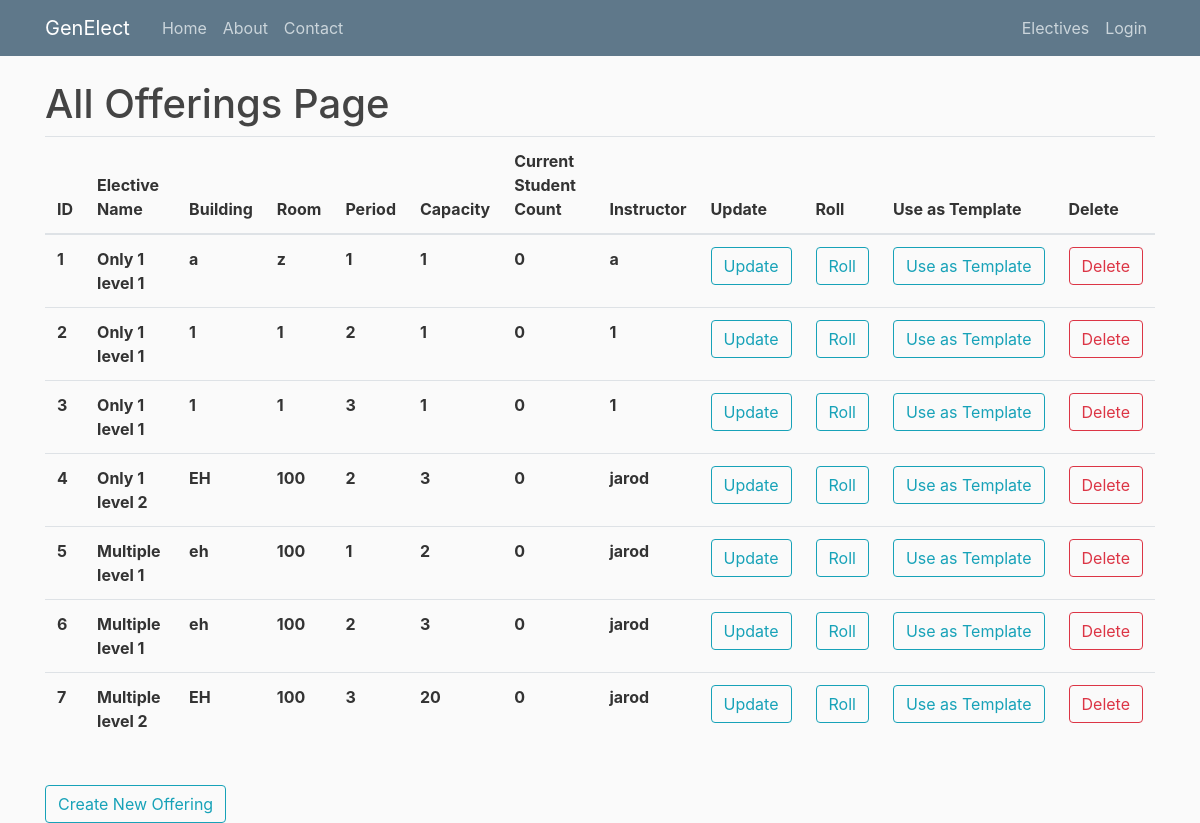
Page /allofferings on the earlier database version.
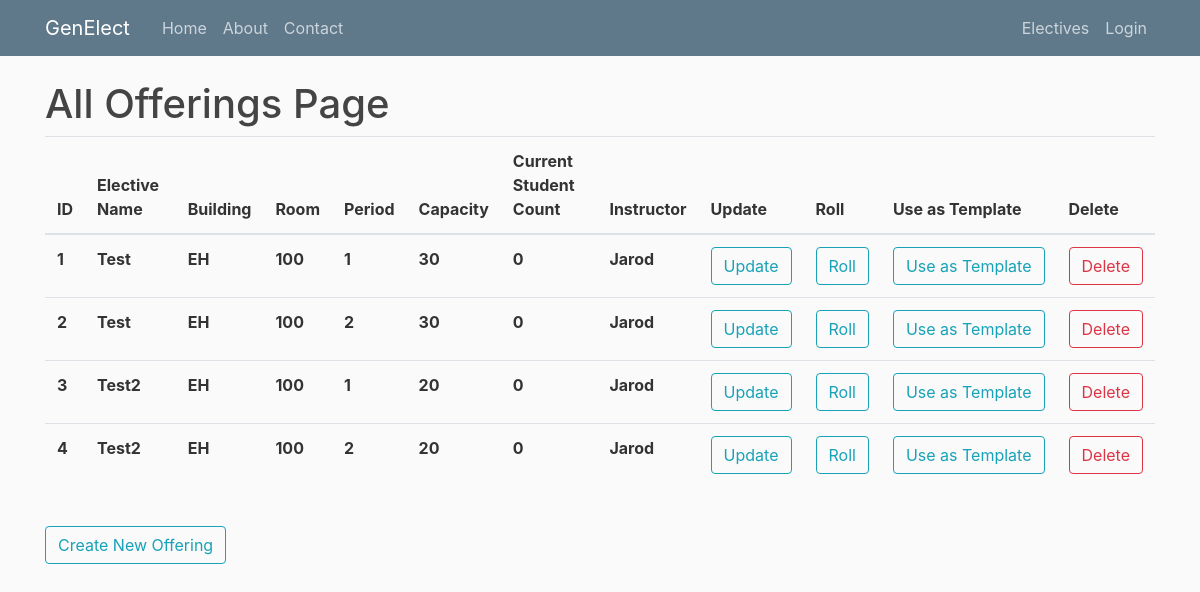
Same page on the later database version.
### genElect/models.py (models this page shows)
class Base(db.Model):
    __abstract__ = True
    id = db.Column(db.Integer, primary_key=True, autoincrement=True)
    date_created = db.Column(db.DateTime, default=db.func.current_timestamp())
    date_modified = db.Column(db.DateTime, default=db.func.current_timestamp(),
            onupdate=db.func.current_timestamp())

class Offerings(Base):
    __tablename__ = 'offerings'
    day = db.Column(db.Date)
    period_start = db.Column(db.Integer)
    period_length = db.Column(db.Integer)
    building = db.Column(db.String(100))
    room = db.Column(db.String(100))
    instructor = db.Column(db.String(100))
    current_count = db.Column(db.Integer)
    capacity = db.Column(db.Integer)
    elective_id = db.Column(db.Integer, db.ForeignKey('electives.id'), nullable=False)
    registrations = db.relationship('Registrations', backref='offering', lazy=True)

class Electives(Base):
    __tablename__ = 'electives'
    name = db.Column(db.String(100))
    description = db.Column(db.String(500))
    prerequisites = db.relationship('Prerequisites', backref='elective', lazy=True)
    offerings = db.relationship('Offerings', backref='elective', lazy=True)
    completed_users = db.relationship('Completions', backref='elective', lazy=True)
    can_retake = db.Column(db.Boolean)

### genElect/__init__.py (the view)
@app.route("/allofferings")
def allofferings():
    offerings = Offerings.query.all()
    return render_template('allofferings.html', offerings=offerings, title="Offerings")

### genElect/templates/allofferings.html
{% extends "layout.html" %}
{% block content %}
    <h1>All Offerings Page</h1>
	<table class="table">
	  <thead>
	    <tr>
	      <th scope="col">ID</th>
	      <th scope="col">Elective Name</th>
	      <th scope="col">Building</th>
	      <th scope="col">Room</th>
	      <th scope="col">Period</th>
	      <th scope="col">Capacity</th>
	      <th scope="col">Current Student Count</th>
	      <th scope="col">Instructor</th>
	      <th scope="col">Update</th>
	      <th scope="col">Roll</th>
	      <th scope="col">Use as Template</th>
	      <th scope="col">Delete</th>
	    </tr>
	  </thead>
	  <tbody>
	  	{% for offering in offerings %}
	    <tr>
	      <th scope="row">{{offering.id}}</th>
	      <th scope="row">{{offering.elective.name}}</th>
	      <th scope="row">{{offering.building}}</th>
	      <th scope="row">{{offering.room}}</th>
	      <th scope="row">{{offering.period_start}}</th>
	      <th scope="row">{{offering.capacity}}</th>
	      <th scope="row">{{offering.current_count}}</th>
	      <th scope="row">{{offering.instructor}}</th>
	      <th scope="row"><button type="button" onclick="window.location.href = '/editoffering/{{offering.id}}'" class="btn btn-outline-info">Update</button></th>
	      <th scope="row"><button type="button" onclick="window.location.href = '/roll/{{offering.id}}'" class="btn btn-outline-info">Roll</button></th>
	      <th scope="row"><button type="button" onclick="window.location.href = '/createoffering?offering_template_id={{offering.id}}'" class="btn btn-outline-info">Use as Template</button></th>
	      <th scope="row"><button type="button" onclick="window.location.href = 'deleteoffering/{{offering.id}}'" class="btn btn-outline-danger">Delete</button></th>
	    </tr>
	    {% endfor %}
	  </tbody>
	</table>
    <br>
    <button type="button" onclick="window.location.href = '/createoffering'" class="btn btn-outline-info">Create New Offering</button>
{% endblock content %}

### genElect/templates/layout.html (shortened to what this page needs)
<!DOCTYPE html>
<html>
<head>
    <link rel="stylesheet" href="https://maxcdn.bootstrapcdn.com/bootstrap/4.0.0/css/bootstrap.min.css">
    <link rel="stylesheet" type="text/css" href="{{ url_for('static', filename='main.css') }}">
</head>
<body>
    <header class="site-header">
      <nav class="navbar navbar-expand-md navbar-dark bg-steel fixed-top">
        <div class="container">
          <a class="navbar-brand mr-4" href="/">GenElect</a>
          <div class="collapse navbar-collapse" id="navbarToggle">
            <div class="navbar-nav mr-auto">
              {% if not current_user.is_authenticated or current_user.role != "admin" %}
                <a class="nav-item nav-link" href="{{ url_for('index') }}">Home</a>
                <a class="nav-item nav-link" href="{{ url_for('about') }}">About</a>
                <a class="nav-item nav-link" href="{{ url_for('contact') }}">Contact</a>
              {% endif %}
            </div>
            <div class="navbar-nav">
              {% if current_user.is_authenticated %}
                {% if current_user.role == "admin" %}
                  <a class="nav-item nav-link" href="{{ url_for('admin') }}">Admin</a>
                  <a class="nav-item nav-link" href="{{ url_for('allusers') }}">Users</a>
                  <a class="nav-item nav-link" href="{{ url_for('allelectives') }}">Electives</a>
                  <a class="nav-item nav-link" href="{{ url_for('allnotifications') }}">Notifications</a>
                  <a class="nav-item nav-link" href="{{ url_for('allofferings') }}">Offerings</a>
                {% endif %}
                {% if current_user.role == "instructor" %}
                  <a class="nav-item nav-link" href="{{ url_for('allelectives') }}">Electives</a>
                  <a class="nav-item nav-link" href="{{ url_for('allofferings') }}">Offerings</a>
                {% endif %}
                {% if current_user.role == "student" %}
                  <a class="nav-item nav-link" href="/electives">Electives</a>
                  <a class="nav-item nav-link" href="/schedule">My Schedule</a>
                  <a class="nav-item nav-link" href="{{ url_for('account') }}">Account</a>
                {% endif %}
                <a class="nav-item nav-link" href="{{ url_for('logout') }}">Logout</a>
              {% else %}
                <a class="nav-item nav-link" href="/electives">Electives</a>
                <a class="nav-item nav-link" href="{{ url_for('login') }}">Login</a>
              {% endif %}
            </div>
          </div>
        </div>
      </nav>
    </header>
    <main role="main" class="container">
      <div class="row">
        <div class="col-md-12">
          {% block content %}{% endblock %}
        </div>
      </div>
    </main>
</body>
</html>

### genElect/static/main.css (style rules this page uses)
body { background: #fafafa; color: #333333; margin-top: 5rem; }
h1, h2, h3, h4, h5, h6 { color: #444444; }
.bg-steel { background-color: #5f788a; }
.site-header .navbar-nav .nav-link { color: #cbd5db; }

Differences in the rows shown:
removed Offerings: id "5", elective.name "Multiple level 1", building "eh", room "100", period_start "1", capacity "2", current_count "0", instructor "jarod"
removed Offerings: id "6", elective.name "Multiple level 1", building "eh", room "100", period_start "2", capacity "3", current_count "0", instructor "jarod"
removed Offerings: id "7", elective.name "Multiple level 2", building "EH", room "100", period_start "3", capacity "20", current_count "0", instructor "jarod"
changed Offerings id 1: elective.name "Only 1 level 1" → "Test"; building "a" → "EH"; room "z" → "100"; capacity "1" → "30"; instructor "a" → "Jarod"
changed Offerings id 2: elective.name "Only 1 level 1" → "Test"; building "1" → "EH"; room "1" → "100"; capacity "1" → "30"; instructor "1" → "Jarod"
changed Offerings id 3: elective.name "Only 1 level 1" → "Test2"; building "1" → "EH"; room "1" → "100"; period_start "3" → "1"; capacity "1" → "20"; instructor "1" → "Jarod"
changed Offerings id 4: elective.name "Only 1 level 2" → "Test2"; capacity "3" → "20"; instructor "jarod" → "Jarod"
